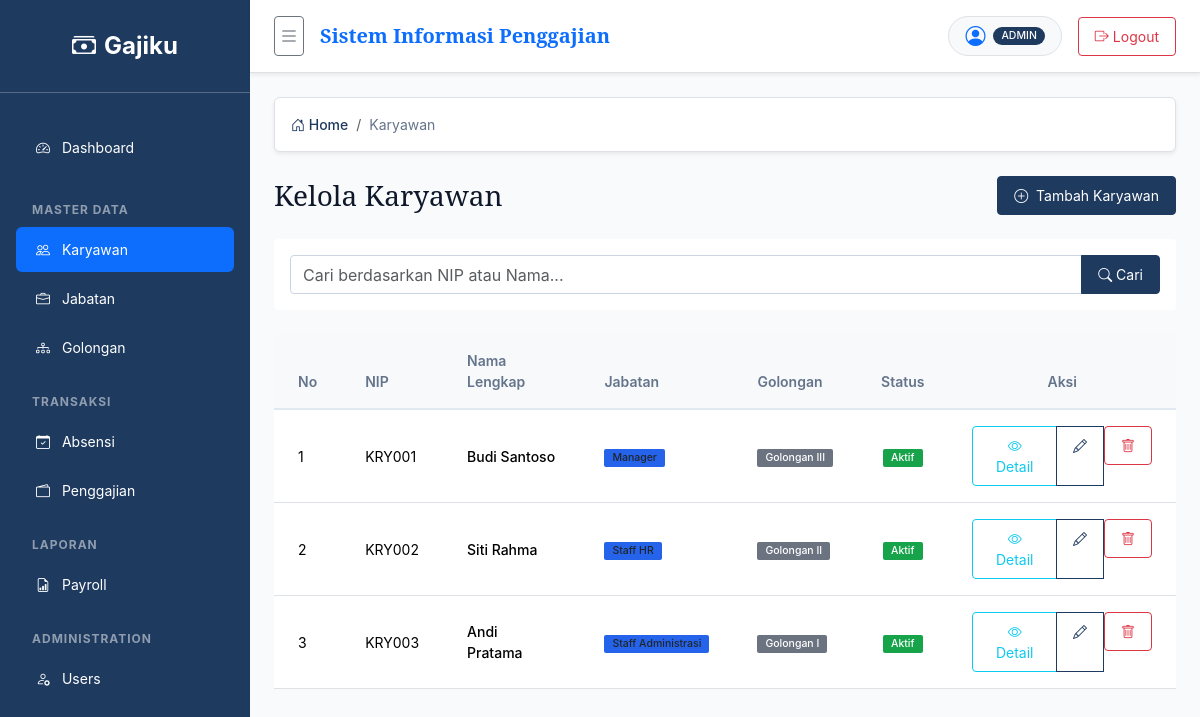
The page /?page=karyawan/index (signed in) on the database its author committed.
### tables this page shows
CREATE TABLE IF NOT EXISTS karyawan (
    id INT UNSIGNED AUTO_INCREMENT PRIMARY KEY,
    nip VARCHAR(30) NOT NULL UNIQUE,
    nama VARCHAR(100) NOT NULL,
    jenis_kelamin ENUM('L', 'P') NOT NULL,
    tanggal_lahir DATE NOT NULL,
    tanggal_masuk DATE NOT NULL,
    jabatan_id INT UNSIGNED NOT NULL,
    golongan_id INT UNSIGNED NOT NULL,
    status ENUM('Aktif', 'Nonaktif') NOT NULL DEFAULT 'Aktif',
    created_at TIMESTAMP NOT NULL DEFAULT CURRENT_TIMESTAMP,
    updated_at TIMESTAMP NOT NULL DEFAULT CURRENT_TIMESTAMP ON UPDATE CURRENT_TIMESTAMP,
    CONSTRAINT fk_karyawan_jabatan
        FOREIGN KEY (jabatan_id) REFERENCES jabatan(id)
        ON UPDATE CASCADE
        ON DELETE RESTRICT,
    CONSTRAINT fk_karyawan_golongan
        FOREIGN KEY (golongan_id) REFERENCES golongan(id)
        ON UPDATE CASCADE
        ON DELETE RESTRICT
);

CREATE TABLE IF NOT EXISTS jabatan (
    id INT UNSIGNED AUTO_INCREMENT PRIMARY KEY,
    nama_jabatan VARCHAR(100) NOT NULL,
    gaji_pokok DECIMAL(15,2) NOT NULL,
    tunjangan_default DECIMAL(15,2) NOT NULL DEFAULT 0,
    created_at TIMESTAMP NOT NULL DEFAULT CURRENT_TIMESTAMP,
    updated_at TIMESTAMP NOT NULL DEFAULT CURRENT_TIMESTAMP ON UPDATE CURRENT_TIMESTAMP
);

CREATE TABLE IF NOT EXISTS golongan (
    id INT UNSIGNED AUTO_INCREMENT PRIMARY KEY,
    nama_golongan VARCHAR(50) NOT NULL,
    uang_makan DECIMAL(15,2) NOT NULL DEFAULT 0,
    created_at TIMESTAMP NOT NULL DEFAULT CURRENT_TIMESTAMP,
    updated_at TIMESTAMP NOT NULL DEFAULT CURRENT_TIMESTAMP ON UPDATE CURRENT_TIMESTAMP
);

### app/includes/auth.php (called while the page is built, shortened)
<?php
function isAuthenticated(): bool
{
    return isset($_SESSION['user']) && is_array($_SESSION['user']);
}
function currentUser(): ?array
{
    return isAuthenticated() ? $_SESSION['user'] : null;
}

### app/pages/karyawan/index.php (the view, shortened to what this page needs)
<?php
require_once dirname(__DIR__, 2) . '/includes/auth.php';
$user = currentUser();
$pdo = getPDO();
$search = filter_input(INPUT_GET, 'search', FILTER_SANITIZE_SPECIAL_CHARS) ?: '';
$sql = 'SELECT k.*, j.nama_jabatan, g.nama_golongan
        FROM karyawan k
        LEFT JOIN jabatan j ON k.jabatan_id = j.id
        LEFT JOIN golongan g ON k.golongan_id = g.id';
$params = [];
$sql .= ' ORDER BY k.nip ASC';
$stmt = $pdo->prepare($sql);
$stmt->execute($params);
$karyawans = $stmt->fetchAll();
?>
<div class="d-flex justify-content-between align-items-center mb-4">
    <h1 class="h3 mb-0">Kelola Karyawan</h1>
    <?php if ($user['role'] === 'ADMIN'): ?>
        <a href="/?page=karyawan/create" class="btn btn-primary">
            <i class="bi bi-plus-circle me-1"></i> Tambah Karyawan
        </a>
    <?php endif; ?>
</div>
<div class="card border-0 shadow-sm mb-4">
    <div class="card-body">
        <form method="GET" action="/">
            <div class="input-group">
                <input type="text" class="form-control" placeholder="Cari berdasarkan NIP atau Nama..." name="search" value="<?= htmlspecialchars($search, ENT_QUOTES, 'UTF-8') ?>">
                <button class="btn btn-primary" type="submit"><i class="bi bi-search"></i> Cari</button>
            </div>
        </form>
    </div>
</div>
<div class="card border-0 shadow-sm">
    <div class="card-body p-0">
        <div class="table-responsive">
            <table class="table table-hover align-middle mb-0">
                <thead class="table-light">
                    <tr>
                        <th class="px-4 py-3">No</th>
                        <th class="px-4 py-3">NIP</th>
                        <th class="px-4 py-3">Nama Lengkap</th>
                        <th class="px-4 py-3">Jabatan</th>
                        <th class="px-4 py-3">Golongan</th>
                        <th class="px-4 py-3 text-center">Status</th>
                        <th class="px-4 py-3 text-center">Aksi</th>
                    </tr>
                </thead>
                <tbody>
                    <?php if (count($karyawans) > 0): ?>
                        <?php foreach ($karyawans as $index => $k): ?>
                            <tr>
                                <td class="px-4 py-3"><?= $index + 1 ?></td>
                                <td class="px-4 py-3"><?= htmlspecialchars((string) $k['nip'], ENT_QUOTES, 'UTF-8') ?></td>
                                <td class="px-4 py-3 fw-medium"><?= htmlspecialchars((string) $k['nama'], ENT_QUOTES, 'UTF-8') ?></td>
                                <td class="px-4 py-3"><span class="badge bg-info text-dark"><?= htmlspecialchars((string) $k['nama_jabatan'], ENT_QUOTES, 'UTF-8') ?></span></td>
                                <td class="px-4 py-3"><span class="badge bg-secondary"><?= htmlspecialchars((string) $k['nama_golongan'] ?? '-', ENT_QUOTES, 'UTF-8') ?></span></td>
                                <td class="px-4 py-3 text-center">
                                    <?php if ($k['status'] === 'Aktif'): ?>
                                        <span class="badge bg-success">Aktif</span>
                                    <?php else: ?>
                                        <span class="badge bg-danger">Nonaktif</span>
                                    <?php endif; ?>
                                </td>
                                <td class="px-4 py-3 text-center">
                                    <div class="btn-group btn-group-sm">
                                        <a href="/?page=karyawan/detail&id=<?= $k['id'] ?>" class="btn btn-outline-info" title="Detail">
                                            <i class="bi bi-eye"></i> Detail
                                        </a>
                                        <?php if ($user['role'] === 'ADMIN'): ?>
                                            <a href="/?page=karyawan/edit&id=<?= $k['id'] ?>" class="btn btn-outline-primary" title="Edit">
                                                <i class="bi bi-pencil"></i>
                                            </a>
                                            <form action="/?action=karyawan/delete" method="POST" class="d-inline" onsubmit="return confirm('Yakin ingin menghapus karyawan ini?');">
                                                <button type="submit" class="btn btn-outline-danger" title="Hapus">
                                                    <i class="bi bi-trash"></i>
                                                </button>
                                            </form>
                                        <?php endif; ?>
                                    </div>
                                </td>
                            </tr>
                        <?php endforeach; ?>
                    <?php endif; ?>
                </tbody>
            </table>
        </div>
    </div>
</div>

### public/assets/css/style.css (style rules this page uses)
:root { --primary-color: #1E3A5F; --secondary-color: #6B7280; --tertiary-color: #2563EB; --bg-color: #F8FAFC; --surface-color: #FFFFFF; --border-color: #E2E8F0; --input-border: #CBD5E1; --success-color: #16A34A; --warning-color: #CA8A04; --error-color: #DC2626; --info-color: #2563EB; --text-primary: #0F172A; --text-secondary: #64748B; }
body { background-color: var(--bg-color); color: var(--text-primary); font-family: 'Inter', 'Open Sans', sans-serif; font-size: 14px; }
h1, h2, h3, h4, h5, h6 { font-family: 'Noto Serif', 'Nunito', serif; color: var(--text-primary); }
h1 { font-size: 32px; }
.card { background-color: var(--surface-color); border: 1px solid var(--border-color); border-radius: 4px; box-shadow: none !important; }
.card-body { padding: 16px; }
.btn { border-radius: 4px; font-size: 14px; padding: 8px 16px; }
.btn-primary { background-color: var(--primary-color); border-color: var(--primary-color); color: white; }
.btn-outline-primary { color: var(--primary-color); border-color: var(--primary-color); }
.table { border-radius: 0; }
.table th { padding: 12px; color: var(--text-secondary); font-weight: 600; border-bottom: 2px solid var(--border-color); }
.table td { padding: 8px; vertical-align: middle; height: 40px; }
.table-light { background-color: #f1f5f9; }
.form-control, .form-select { border-radius: 4px; border-color: var(--input-border); }
.badge { border-radius: 2px; font-weight: 500; padding: 4px 8px; }
.bg-success { background-color: var(--success-color) !important; }
.bg-info { background-color: var(--info-color) !important; }
.bg-secondary { background-color: var(--secondary-color) !important; }

### rows shown on the page
karyawan: nip "KRY001", nama "Budi Santoso", jabatan.nama_jabatan "Manager", golongan.nama_golongan "Golongan III", status "Aktif"
karyawan: nip "KRY002", nama "Siti Rahma", jabatan.nama_jabatan "Staff HR", golongan.nama_golongan "Golongan II", status "Aktif"
karyawan: nip "KRY003", nama "Andi Pratama", jabatan.nama_jabatan "Staff Administrasi", golongan.nama_golongan "Golongan I", status "Aktif"

### other values the page prints
$user['role'] "ADMIN"
$name "Karyawan"
